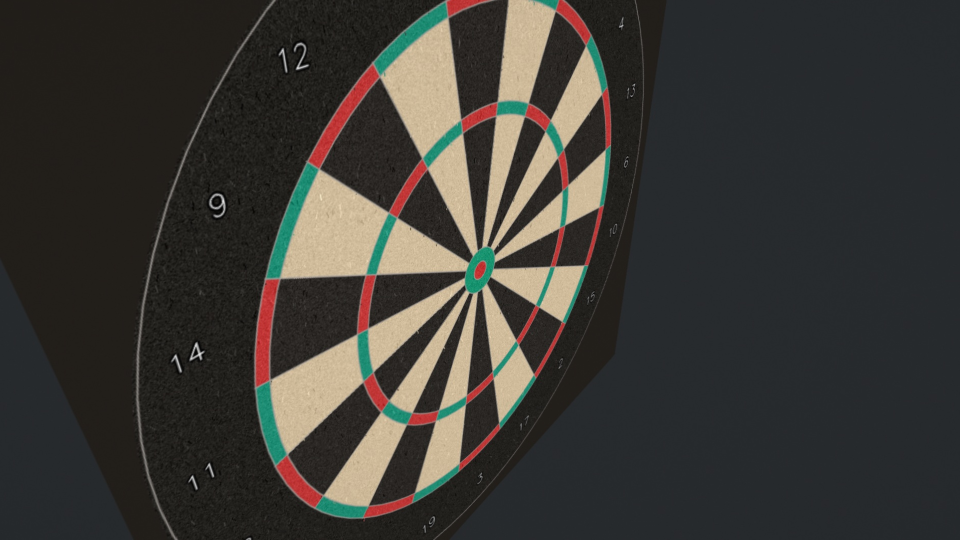
#> input picture c920_benchmark/camera_0_reference.png, 1920 x 1080 px (shown at 1/2 size)
$ python threshold_evidence.py
#> lines starting #> are read from the running program, lines starting #| are printed output that depends on the picture; after the words box and inside, x2 and y2 are one past the last pixel; in counts of white or black regions, pixels touching at a corner belong together
### dartboard.py
#!/usr/bin/env python3
"""Three-camera dartboard rectification and experimental shaft-intersection scoring.

Python 3.10+, numpy, opencv-python (with GUI support). See README.md.
No cameras are opened until this script is run with `calibrate` or `run`.
"""
from __future__ import annotations

import argparse
import itertools
import json
import math
import time
from dataclasses import dataclass
from pathlib import Path

import cv2 as cv
import numpy as np
from scipy.optimize import least_squares, linear_sum_assignment


NUMBERS = np.array([20, 1, 18, 4, 13, 6, 10, 15, 2, 17,
                    3, 19, 7, 16, 8, 11, 14, 9, 12, 5])
# Nominal radii in mm; measure your board if wire/colour boundaries differ.
DEFAULT_RADII = (99.0, 107.0, 162.0, 170.0)
BOARD_PROFILES = {'legacy8': DEFAULT_RADII, 'strip10': (97.4,107.4,160.,170.)}
ANCHOR_SPOKES = [0, 5, 10, 15]
ANCHOR_LABELS = ["5 / 20 (upper left)", "13 / 6 (upper right)",
                 "17 / 3 (lower right)", "8 / 11 (lower left)"]


@dataclass
class Board:
    size: int = 900
    radii: tuple = DEFAULT_RADII

    @property
    def center(self):
        return np.array([self.size / 2, self.size / 2], np.float32)

    @property
    def ppm(self):
        return 0.36 * self.size / self.radii[-1]

    # [4 lines left out: function point, not called in this run]

    def landmarks(self):
        return np.float32([self.point(r, -9 + 18 * s)
                           for r in self.radii for s in range(20)])

    def anchors(self):
        return self.landmarks()[60 + np.array(ANCHOR_SPOKES)]

    # [47 lines left out: functions mask, grid, score, not called in this run]


def text(image, label, at=(12, 26), color=(255, 255, 255), scale=.65):
    cv.putText(image, label, tuple(map(int, at)), cv.FONT_HERSHEY_SIMPLEX,
               scale, (0, 0, 0), 3, cv.LINE_AA)
    cv.putText(image, label, tuple(map(int, at)), cv.FONT_HERSHEY_SIMPLEX,
               scale, color, 1, cv.LINE_AA)


def project(points, H):
    return cv.perspectiveTransform(np.float32(points).reshape(-1, 1, 2), H).reshape(-1, 2)


def warp(frame, H, board):
    return cv.warpPerspective(frame, H, (board.size, board.size))


# [9 lines left out: function seed_homography, not called in this run]


def adaptive_block_size(shape):
    """A wedge-scale neighborhood, rather than a board-texture neighborhood."""
    return max(3, round(min(shape[:2]) * .5) | 1)


def binarize(gray, block_size=None):
    """Preserve solid dark/light wedges under slowly changing illumination.

    At 1920x1080 the default block is 541; at 900x900 it is 451. A 31px
    neighborhood estimates the local wedge itself and enhances texture instead.
    The output comes only from observed pixels, never from model-filled sectors.
    """
    block_size = adaptive_block_size(gray.shape) if block_size is None else int(block_size)
    if block_size < 3 or block_size % 2 == 0:
        raise ValueError("Adaptive threshold block_size must be odd and >= 3")
    smooth = cv.GaussianBlur(gray, (5, 5), 1.2)
    return cv.adaptiveThreshold(smooth, 255, cv.ADAPTIVE_THRESH_GAUSSIAN_C,
                                cv.THRESH_BINARY, block_size, 5)


# [461 lines left out: functions board_color_masks, board_feature_edges, ellipse_normalizer, nominal_homography, refine_edge_template, ideal_board_template and 5 more, not called in this run]


class Input:
    """USB indices, URLs or video files; grab all before retrieve for rough sync."""
    # [36 lines left out: functions __init__, read, not called in this run]

    def close(self):
        for cap in self.captures:
            cap.release()


class Lens:
    # [149 lines left out: functions __init__, apply, pick_points, calibrate, manual_calibration, not called in this run]


class ReferenceTracker:
    """Historical appearance tracker, retained only for explicit comparisons."""
    # [137 lines left out: functions __init__, physical_fit, track, update, not called in this run]


# Default tracking now re-detects known board geometry in every frame.
from board_pattern import GeometryTracker as Tracker

def gray_image(image):
    return cv.GaussianBlur(cv.cvtColor(image, cv.COLOR_BGR2GRAY), (3, 3), 0)


def change_mask(gray, background, mask, threshold):
    result = np.uint8((cv.absdiff(gray, background) >= threshold) & (mask > 0)) * 255
    return cv.morphologyEx(result, cv.MORPH_CLOSE, np.ones((3, 3), np.uint8))


# [286 lines left out: functions shaft_line, intersect_lines, blend_images, save_views, run, track_board and 1 more, not called in this run]


# [2 lines that do not run on import are left out]

### render_synthetic.py
#!/usr/bin/env python3
"""Render physically consistent pinhole views, rectification and shaft intersections.

Run: python render_synthetic.py
All views are generated from the SAME board plane and SAME 3D dart.
These are geometric illustrations, not photorealistic performance evidence.
"""
import json
import math
from pathlib import Path

import cv2 as cv
import numpy as np

from dartboard import Board, NUMBERS, Tracker, project, shaft_line, intersect_lines, text, warp

COLORS = [(65, 185, 255), (255, 205, 75), (185, 100, 255)]


# [54 lines left out: functions board_texture, camera_matrix, not called in this run]


def project3(points, P):
    p = np.c_[np.atleast_2d(points), np.ones(len(np.atleast_2d(points)))] @ P.T
    return p[:, :2] / p[:, 2:]


# [36 lines left out: function render_camera, not called in this run]


def panel(image, title, subtitle="", color=(225, 230, 235), width=620, height=510):
    if image.ndim == 2:
        image = cv.cvtColor(image, cv.COLOR_GRAY2BGR)
    canvas = np.full((height, width, 3), (24, 22, 20), np.uint8)
    scale = min((width - 16) / image.shape[1], (height - 80) / image.shape[0])
    resized = cv.resize(image, None, fx=scale, fy=scale, interpolation=cv.INTER_AREA)
    x = (width - resized.shape[1]) // 2
    canvas[72:72 + resized.shape[0], x:x + resized.shape[1]] = resized
    text(canvas, title, (18, 30), color=color, scale=.7)
    text(canvas, subtitle, (18, 55), color=(185, 190, 195), scale=.43)
    return canvas


# [78 lines left out: function main, not called in this run]


# [2 lines that do not run on import are left out]

### benchmark_c920.py
#!/usr/bin/env python3
"""Reproducible C920-like synthetic test of the actual dartboard.py functions.

No hand-labelled corners, no ground-truth homographies passed to the detector.
Known synthetic K/D are used to undo the injected lens distortion. Camera poses,
distortion, noise and lighting are illustrative, NOT measured from a real C920.
Run: python benchmark_c920.py
"""
import json
import math
from pathlib import Path
from zipfile import ZipFile, ZIP_DEFLATED

import cv2 as cv
import numpy as np

from dartboard import (Board, Lens, automatic_homography, binarize, change_mask,
                       gray_image, intersect_lines, project, shaft_line, text, warp,
                       nominal_homography, adaptive_block_size, board_color_masks)
from render_synthetic import board_texture, panel, render_camera, COLORS
from pose_alignment import homography_from_pose
from dart_detection import detect_dart, diagnostic_image

ROOT = Path(__file__).resolve().parent
OUT = ROOT / "c920_benchmark"
WIDTH, HEIGHT, DFOV = 1920, 1080, 78.
FOCAL = math.hypot(WIDTH, HEIGHT) / (2 * math.tan(math.radians(DFOV / 2)))
K = np.array([[FOCAL, 0, WIDTH / 2], [0, FOCAL, HEIGHT / 2], [0, 0, 1.]])
# Brown-Conrady: k1, k2, p1, p2, k3. Illustrative mild barrel distortion.
D = np.array([-.045, .012, .0007, -.0005, 0.])
MOUNT_RADIUS_MM = 14.75 * 25.4
STANDOFF_MM = 8.5 * 25.4
_top = np.array([-340., 290.]) / math.hypot(340, 290) * MOUNT_RADIUS_MM
POSITIONS = [[float(_top[0]), float(_top[1]), STANDOFF_MM],
             [float(-_top[0]), float(_top[1]), STANDOFF_MM],
             [0., -MOUNT_RADIUS_MM, STANDOFF_MM]]
CASES = [("treble20", 103., 0., "T20", 60),
         ("double16", 166., 234., "D16", 32),
         ("single6", 135., 90., "S6", 6),
         ("doublebull", 0., 0., "DB", 50),
         ("singlebull", 11., 0., "SB", 25),
         ("treble19", 103., 198., "T19", 57),
         ("double3", 166., 180., "D3", 6),
         ("miss", 178., 54., "MISS", 0)]


# [18 lines left out: functions distortion_map, observed, not called in this run]


def write_image(path, image):
    path.parent.mkdir(parents=True, exist_ok=True)
    ok = cv.imwrite(str(path), image, [cv.IMWRITE_JPEG_QUALITY, 94])
    if not ok:
        raise IOError(path)


# [173 lines left out: functions draw_axis, evaluate_case, main, not called in this run]


# [2 lines that do not run on import are left out]

### threshold_evidence.py
#!/usr/bin/env python3
"""Compare the old texture-scale threshold with the current wedge-scale threshold.

All images are computed from the saved, observed camera pixels. Known board
geometry supplies ONLY the evaluation mask; it never fills or repaints wedges.
"""
import json
from pathlib import Path
import cv2 as cv
import numpy as np
from dartboard import Board, adaptive_block_size, binarize, warp
from render_synthetic import panel
from benchmark_c920 import write_image


def wedge_accuracy(binary, board):
    y,x = np.mgrid[:board.size, :board.size]
    x,y = (x-board.center[0])/board.ppm, (y-board.center[1])/board.ppm
    radius = np.hypot(x,y)
    angle = np.degrees(np.arctan2(x,-y)) % 360
    sector = ((angle+9)//18).astype(int)%20
    # Exclude bull, coloured bands and wire/sector boundary neighborhoods.
    mask = (radius>25)&(radius<155)&((radius<95)|(radius>111))&(np.abs((angle+9)%18-9)<6)
    expected = np.where(sector%2==0,0,255)
    results = [dict(sector=s, expected=int(0 if s%2==0 else 255),
                    correct_fraction=float((binary[mask&(sector==s)]==expected[mask&(sector==s)]).mean())) for s in range(20)]
    return dict(correct_fraction=float((binary[mask]==expected[mask]).mean()),
                worst_sector_fraction=min(r['correct_fraction'] for r in results),
                per_sector=results, evaluated_pixels=int(mask.sum()))


def main():
    cv.setNumThreads(1)
    folder=Path('threshold_evidence');folder.mkdir(exist_ok=True)
    config=json.loads(Path('c920_benchmark/calibration.json').read_text())
#> (reads c920_benchmark/calibration.json from the repository)
    board=Board();rows=[];reports=[]
    for i, entry in enumerate(config['cameras']):
        source=cv.imread(f'c920_benchmark/camera_{i}_reference.png')
#> source is the input picture: shape (1080, 1920, 3); mean B, G, R 52.7, 57.2, 59.2
        gray=cv.cvtColor(source,cv.COLOR_BGR2GRAY)
        old=cv.adaptiveThreshold(gray,255,cv.ADAPTIVE_THRESH_GAUSSIAN_C,cv.THRESH_BINARY,31,5)
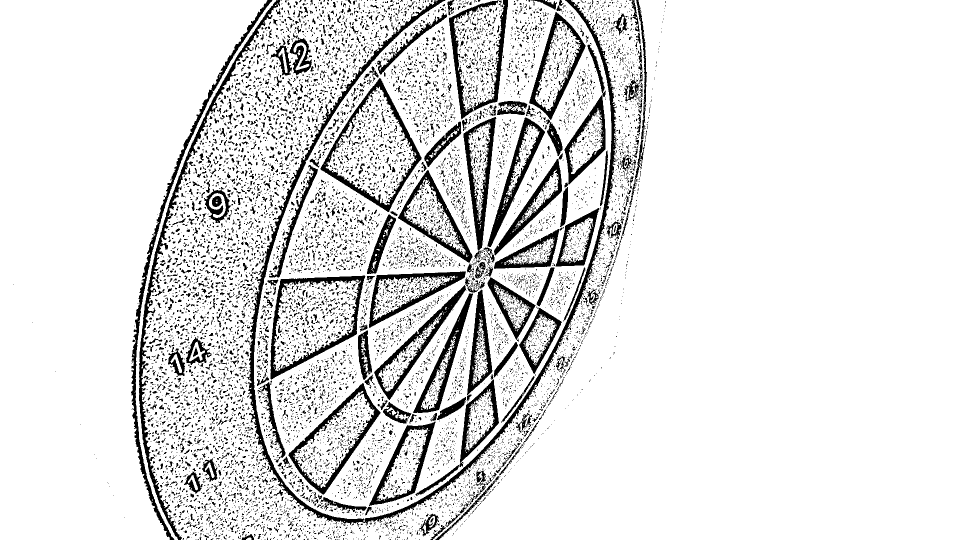
#> old: shape (1080, 1920) (shown at 1/2 size); 88.2% white; 11579 black regions (10491 under 20 px), largest, box (x1, y1, x2, y2) and area: (493, 0, 1234, 1051) 21367, (278, 0, 561, 1080) 9636, (262, 0, 545, 1080) 8102
        new=binarize(gray)
        H=np.array(entry['H'])
        # Nearest sampling keeps evaluation images genuinely binary.
        def binary_warp(image):
            return cv.warpPerspective(image,H,(board.size,board.size),flags=cv.INTER_NEAREST)
#> returned value: shape (900, 900); 56.5% white; 8946 black regions (8717 under 20 px), largest, box (x1, y1, x2, y2) and area: (0, 0, 900, 900) 238824, (634, 308, 754, 419) 3642, (402, 653, 498, 768) 3604
        old_plane,new_plane=binary_warp(old),binary_warp(new)
        plane_input=cv.cvtColor(warp(source,H,board),cv.COLOR_BGR2GRAY)
        plane_binary=binarize(plane_input)
#> in binarize (call 2), `return cv.adaptiveThreshold(smooth, 255, cv.ADAPTIVE_THRESH_GAUSSIAN_C..`:
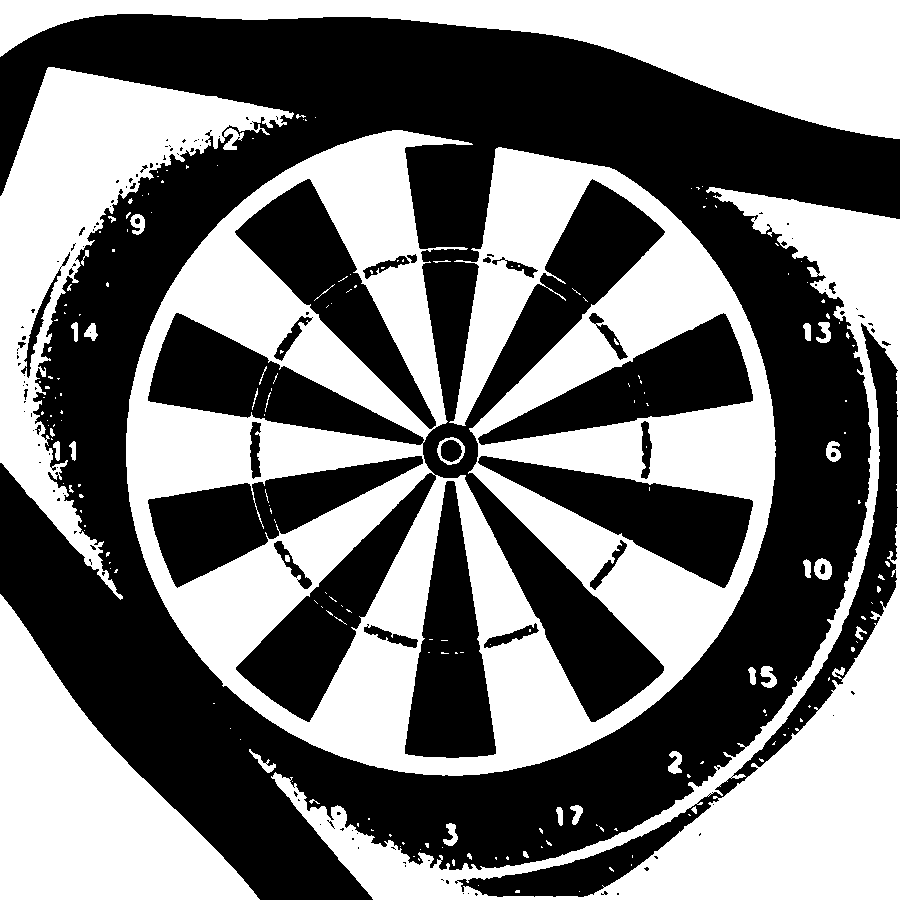
#> returned value: shape (900, 900); 46.7% white; 203 white regions (161 under 20 px), largest, box (x1, y1, x2, y2) and area: (126, 130, 776, 776) 181016, (271, 187, 900, 900) 71082, (0, 0, 900, 139) 44147
        for name,image in [('before',old),('after',new),('before_plane',old_plane),('after_plane',new_plane),('plane_threshold',plane_binary)]:
            write_image(folder/f'camera_{i}_{name}.png',image)
#> this loop made 5 passes
#> name on passes 1 to 5: 'before', 'after', 'before_plane', 'after_plane', 'plane_threshold'
        rows.append(np.hstack([panel(image,title,caption,width=500,height=570) for image,title,caption in [
            (old_plane,f'CAMERA {i+1}: BEFORE','Gaussian adaptive: block 31, C=5; no preblur'),
            (new_plane,'AFTER',f'Gaussian adaptive: block {adaptive_block_size(gray.shape)}, C=5; 5x5 preblur'),
            (plane_binary,'THRESHOLD IN BOARD PLANE',f'Block {adaptive_block_size(plane_input.shape)}; actual validation input')]]))
#> in text (call 6), `cv.putText(image, label, tuple(map(int, at)), cv.FONT_HERSHEY_SIMPLEX,..`:
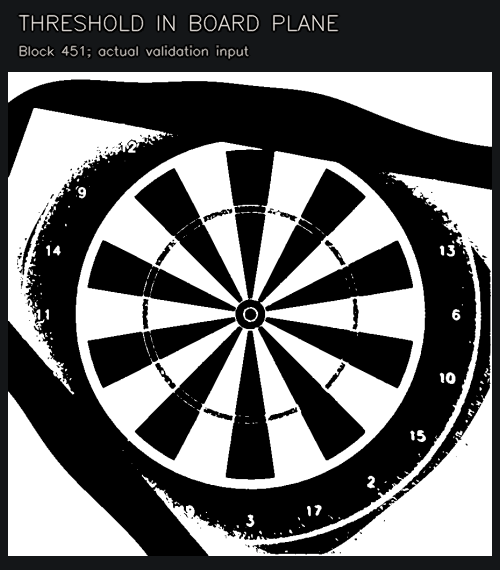
#> image: shape (570, 500, 3); mean B, G, R 102.8, 102.5, 102.2
        reports.append(dict(camera=i, source_block=adaptive_block_size(gray.shape),
                            plane_block=adaptive_block_size(plane_input.shape),
                            before=wedge_accuracy(old_plane,board), after=wedge_accuracy(new_plane,board),
                            threshold_in_plane=wedge_accuracy(plane_binary,board)))
#> in wedge_accuracy, `results = [dict(sector=s, expected=int(0 if s%2==0 else 255), correct_..`: results = 20 items
#> in wedge_accuracy (call 2), `y,x = np.mgrid[:board.size, :board.size]`:
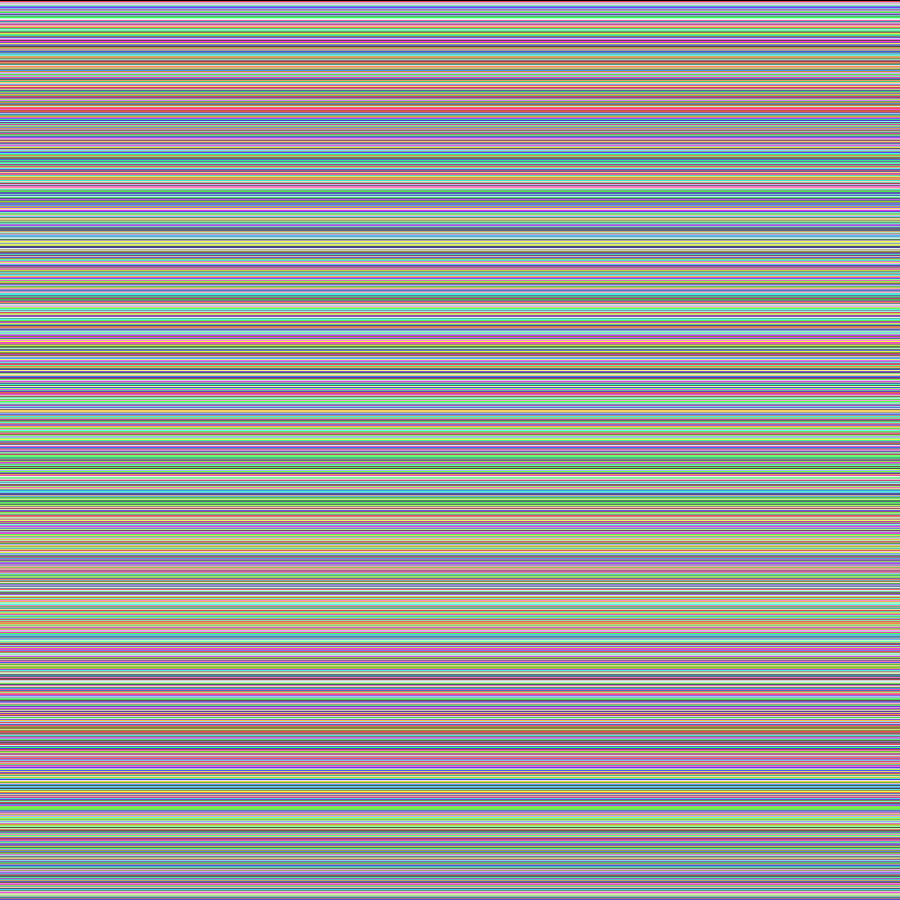
#> y: shape (900, 900) int64; 900 distinct labels, from 0 to 899; one colour per label, 0 black
#> in wedge_accuracy (call 2), `sector = ((angle+9)//18).astype(int)%20`:
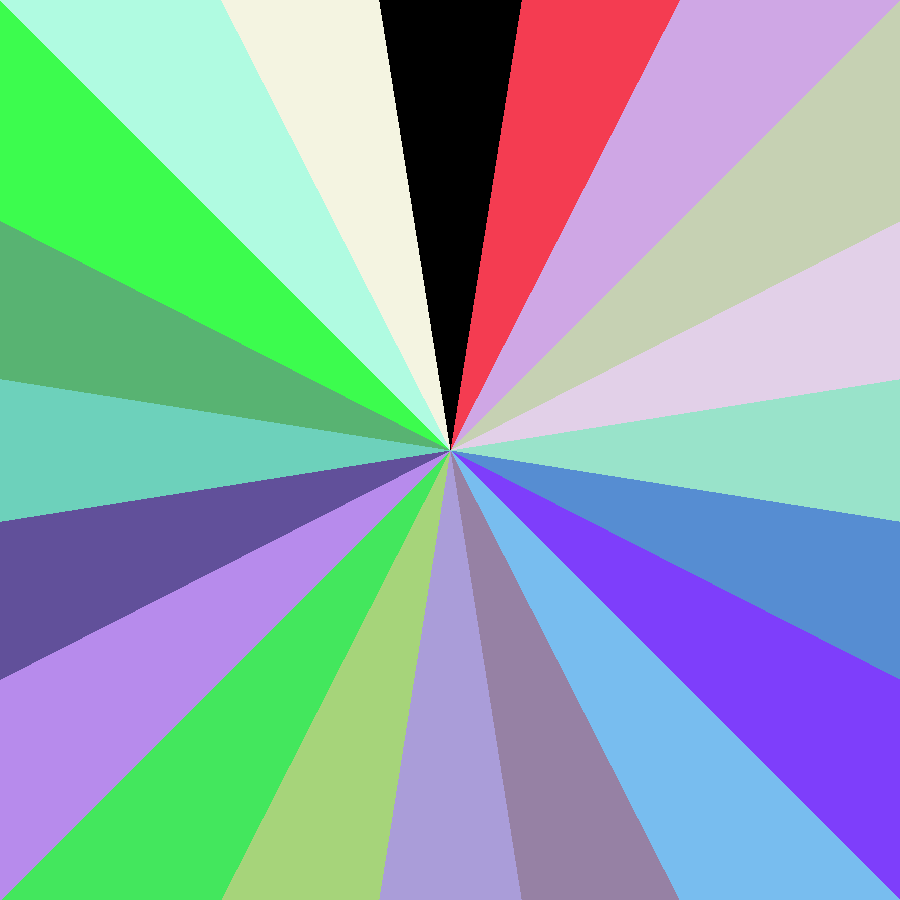
#> sector: shape (900, 900) int64; 20 distinct labels, from 0 to 19; one colour per label, 0 black
#> in wedge_accuracy (call 2), `expected = np.where(sector%2==0,0,255)`:
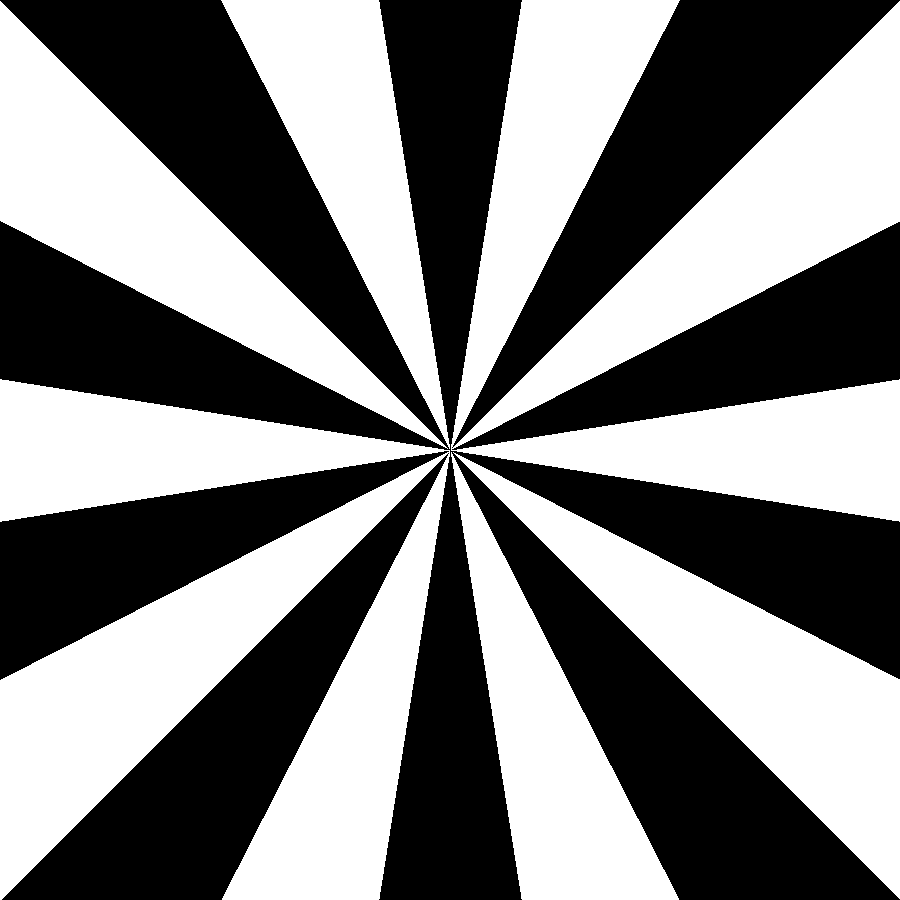
#> expected: shape (900, 900) int64; 50% white; 6 white regions, box (x1, y1, x2, y2) and area: (0, 379, 450, 900) 117613, (451, 0, 900, 522) 117408, (0, 1, 448, 449) 49542, (453, 452, 900, 899) 49322, (221, 0, 450, 449) 35636, (451, 452, 679, 900) 35478
    write_image(folder/'comparison.jpg',np.vstack(rows))
    report=dict(method='Gaussian adaptive, C=5, block=nearest odd to half the shorter image dimension; Gaussian preblur 5x5 sigma1.2',
                evaluation='Single-score wedge interiors only: radius 25-155mm excluding 95-111mm and within 6 degrees of sector centers. Colours, wire boundaries and bull excluded.',
                note='Fixed synthetic camera inputs only; this measures binary wedge classification, not pose or dart accuracy.',cameras=reports)
#> report = 4 items
    (folder/'report.json').write_text(json.dumps(report,indent=2)+'\n')
    print(json.dumps([dict(camera=r['camera'],before=r['before']['correct_fraction'],after=r['after']['correct_fraction'],plane=r['threshold_in_plane']['correct_fraction']) for r in reports],indent=2))
#> (printed output is left out)

if __name__=='__main__':main()
